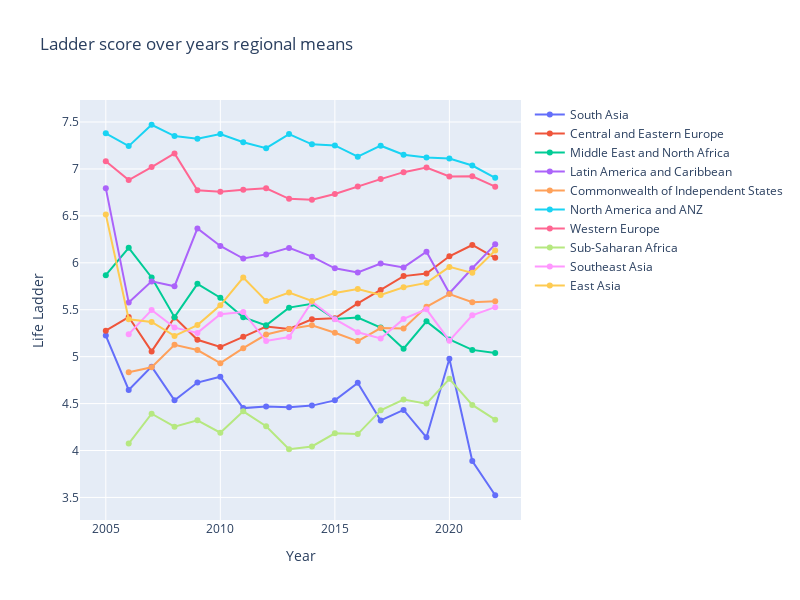

Write notebook code for a chart like this one.
### Code cell
means_fig.update_layout(
    title = "Ladder score over years regional means",
    xaxis_title="Year",
    yaxis_title="Life Ladder",
    width = 800,
    height = 600
)
means_fig.show()
